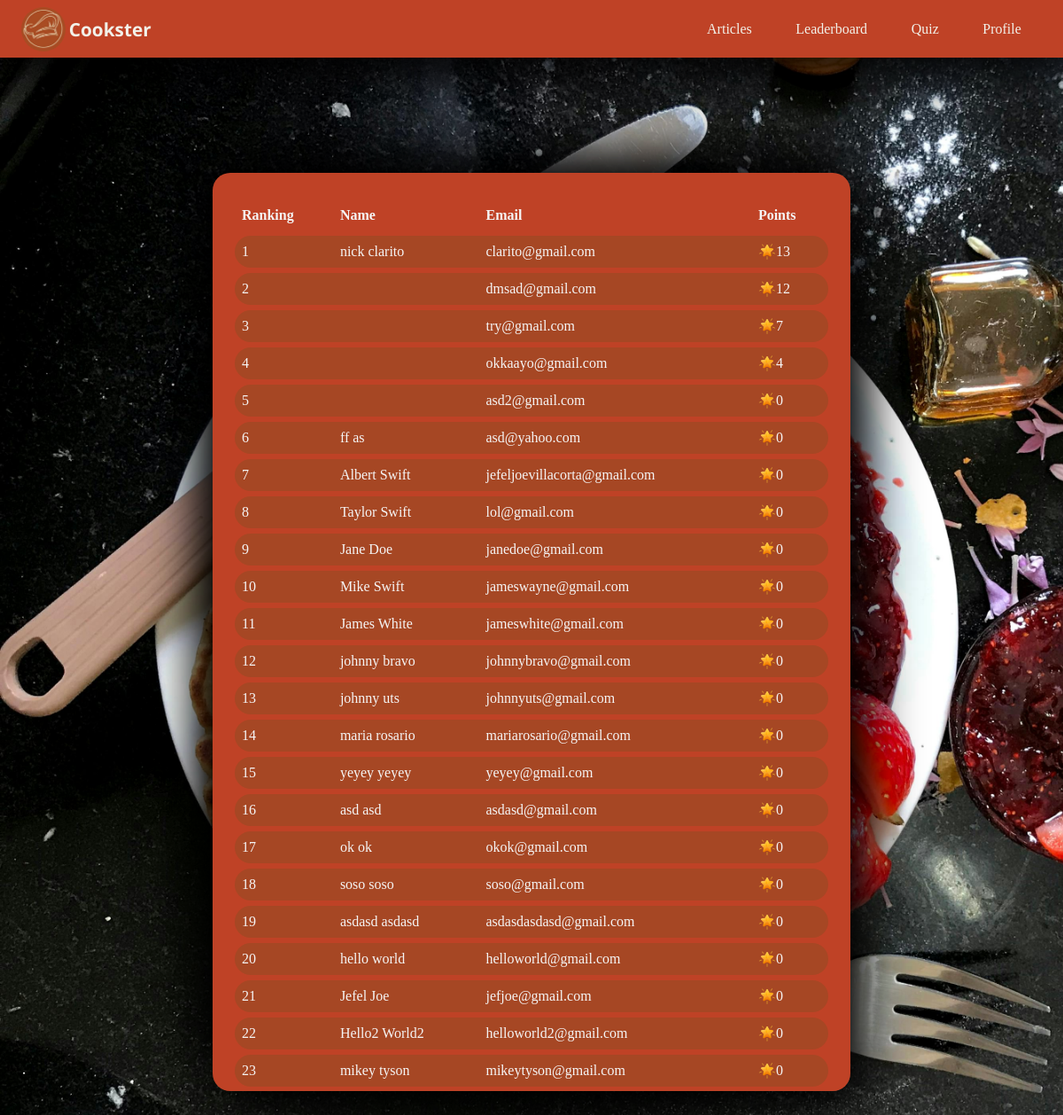
Page /main/leaderboard/index.php (signed in) on the earlier database version.
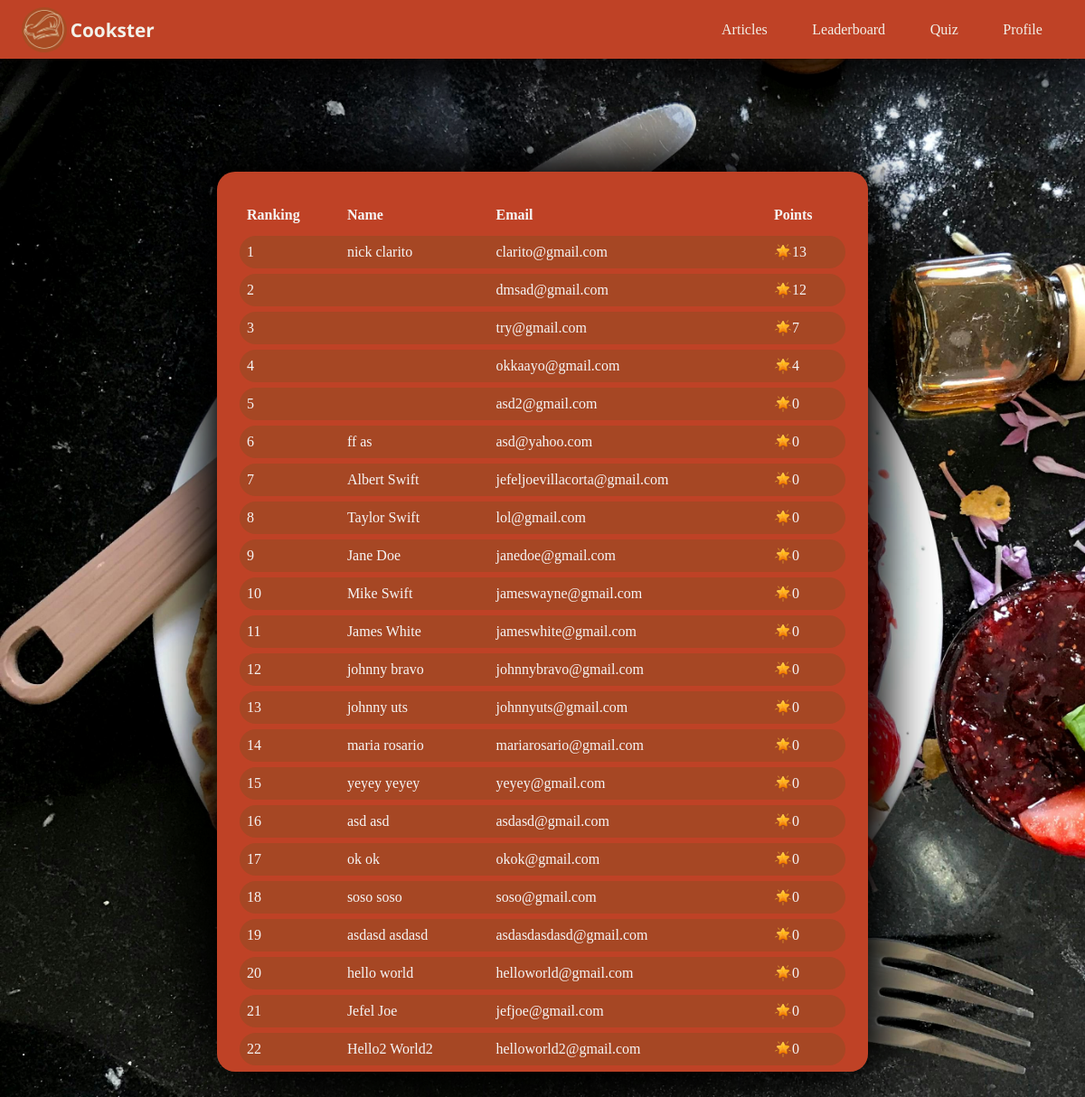
Same page on the later database version.
### tables this page shows
CREATE TABLE `user` (
  `token` varchar(255) NOT NULL,
  `id` int(12) NOT NULL,
  `badges` varchar(255) NOT NULL,
  `userprofile` varchar(255) DEFAULT NULL,
  `useremail` varchar(255) NOT NULL,
  `gender` varchar(10) DEFAULT NULL,
  `fname` varchar(255) NOT NULL,
  `lname` varchar(255) NOT NULL,
  `username` varchar(255) NOT NULL,
  `userpassword` varchar(255) NOT NULL,
  `points` int(255) NOT NULL,
  `achievements` varchar(255) DEFAULT NULL,
  `dateregistration` date DEFAULT NULL,
  `flagptindicator` tinyint(1) DEFAULT NULL,
  `usercategory` varchar(255) DEFAULT NULL
);

### main/leaderboard/index.php (the view, shortened to what this page needs)
<?php
require_once("../db_conn.php");
if (isset($_SESSION['userId'])) {
    $selectionSql = "SELECT * FROM user ORDER BY points DESC";
    $result = mysqli_query($conn, $selectionSql);
    $dataStorer = [];
    if (mysqli_num_rows($result) > 0) {
        while ($row = mysqli_fetch_assoc($result)) {
            $dataStorer[] = $row;
        }
    } else {
        echo "Users not found";
    }
?>
    <!DOCTYPE html>
    <html lang="en">
    <head>
        <link rel="stylesheet" href="../../styles/css/leaderboard.css">
    </head>
    <body>
        <header>
            <?php include "../components/logged-in-nav.php"?>
        </header>
        <main>
            <div id="table-container">
                <table id="leaderboardTable">
                    <thead>
                        <tr>
                            <th>Ranking</th>
                            <th>Name</th>
                            <th>Email</th>
                            <th>Points</th>
                        </tr>
                    </thead>
                    <tbody>
                        <?php for ($i = 0; $i < count($dataStorer); $i++) : ?>
                            <?php
                                $userFullName = $dataStorer[$i]['fname'] . " " . $dataStorer[$i]['lname'];
                            ?>
                            <tr id="tbody-tr">
                                <td><?= $i + 1?></td>
                                <td><?= $userFullName ?></td>
                                <td><?= $dataStorer[$i]['useremail'] ?></td>
                                <td><img src="../../assets/star.png" alt="star"><?= $dataStorer[$i]['points'] ?></td>
                            </tr>
                        <?php endfor; ?>
                    </tbody>
                </table>
            </div>
        </main>
    </body>
    </html>
<?php
} else {
    header("Location: ../login/");
}

Differences in the rows shown:
removed user: userFullName "mikey tyson", useremail "mikeytyson@gmail.com", points "0"
